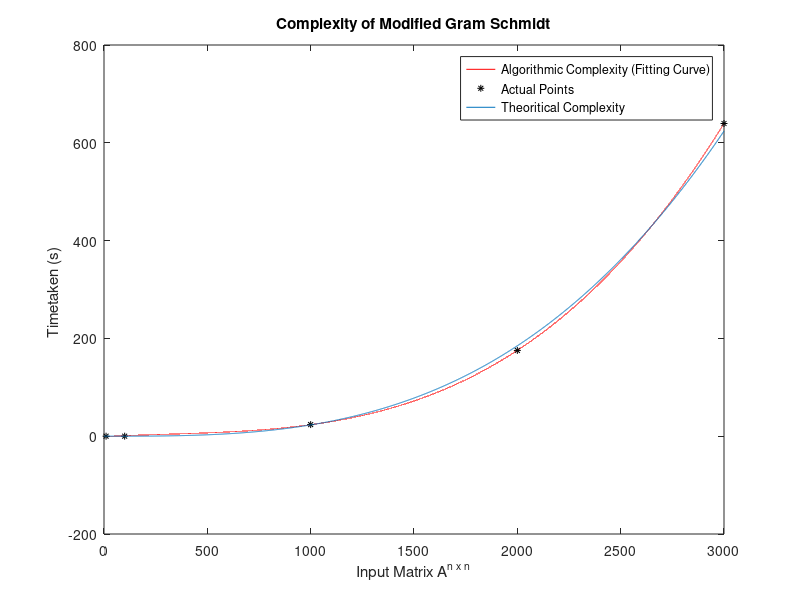

The MATLAB source for this figure:
clear; clc;
tarr = [0.0124;0.0935;23.7213;175.4073;639.4735];
n = [10;100;1000;2000;3000]

data = polyfit(n, tarr, 3);
minDim = min(n);
maxDim = max(n);
datax = [minDim: (maxDim-minDim)/100000:maxDim];
datay = polyval(data, datax);
plot(datax,datay, 'r');
hold on

plot(n, tarr, 'k*', 'MarkerSize', 5);


n = 1:3000;
f = 2*(n.^3) + (n.^2) + (5*n) + 10;
f = f*(11.553e-9);
plot(n, f);
title('Complexity of Modified Gram Schmidt');
xlabel('Input Matrix A^{n x n}');
ylabel('Timetaken (s) ');
legend('Algorithmic Complexity (Fitting Curve)', 'Actual Points ', 'Theoritical Complexity');